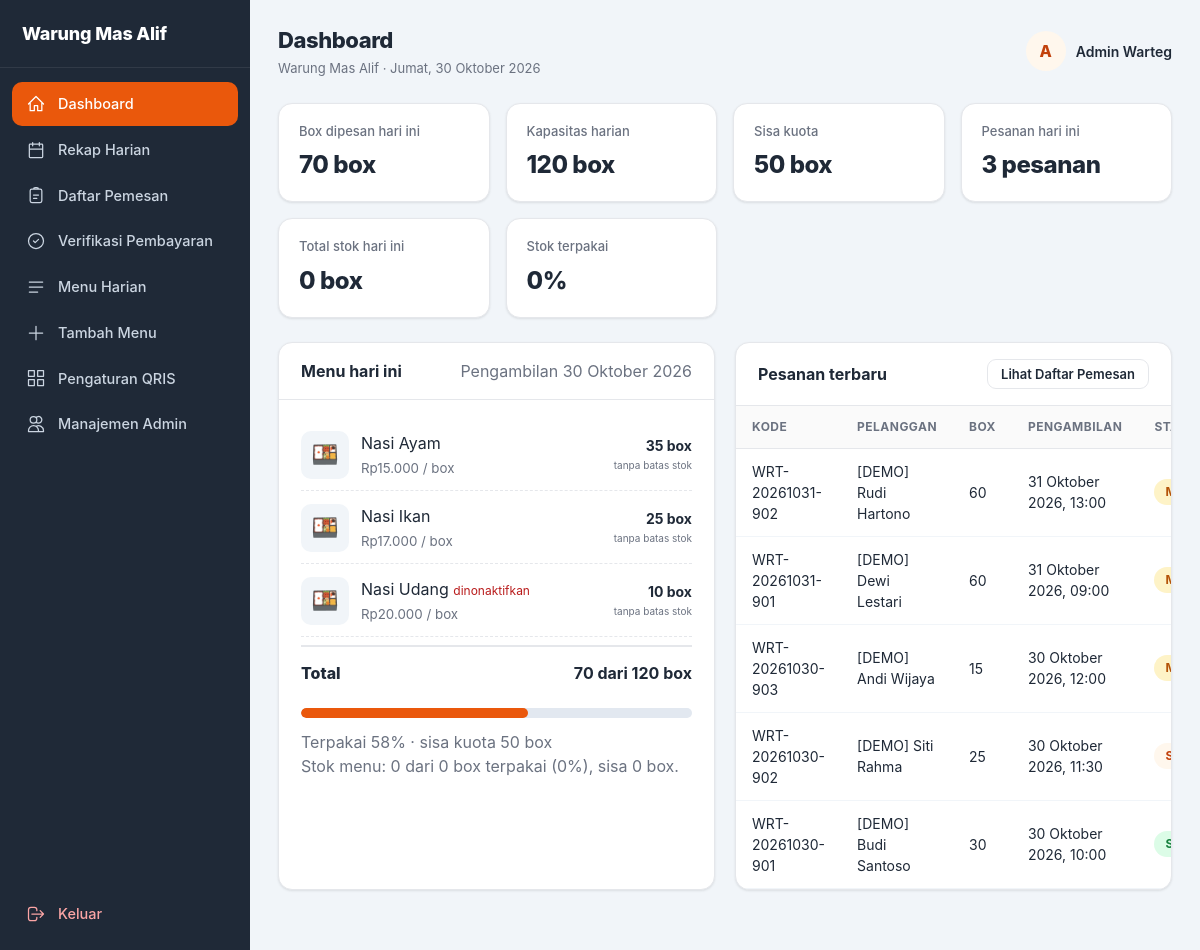
The page /admin/index.php (signed in) on the database its author committed.
### tables this page shows
CREATE TABLE IF NOT EXISTS menu (
  id        INT UNSIGNED NOT NULL AUTO_INCREMENT,
  nama      VARCHAR(100) NOT NULL,
  kategori  ENUM('nasi','lauk','sayur', 'paket a', 'paket b', 'paket c') NOT NULL DEFAULT 'nasi',
  harga     INT UNSIGNED NOT NULL,
  foto      VARCHAR(255) NULL COMMENT 'nama file di folder uploads/menu/',
  aktif     TINYINT(1)   NOT NULL DEFAULT 1,
  PRIMARY KEY (id),
  UNIQUE KEY uq_menu_nama (nama)
);

CREATE TABLE IF NOT EXISTS pesanan (
  id              INT UNSIGNED NOT NULL AUTO_INCREMENT,
  kode            VARCHAR(30)  NOT NULL,
  nama_pelanggan  VARCHAR(100) NOT NULL,
  no_wa           VARCHAR(20)  NOT NULL COMMENT 'format internasional, mis. 6281234567890',
  tanggal_ambil   DATE         NOT NULL,
  jam_ambil       TIME         NOT NULL,
  total_box       INT UNSIGNED NOT NULL,
  total_harga     BIGINT UNSIGNED NOT NULL,
  status          ENUM('Menunggu Konfirmasi','Sedang Dimasak','Siap Diambil')
                  NOT NULL DEFAULT 'Menunggu Konfirmasi',
  dibuat_pada     TIMESTAMP    NOT NULL DEFAULT CURRENT_TIMESTAMP,
  PRIMARY KEY (id),
  UNIQUE KEY uq_pesanan_kode (kode),
  KEY idx_pesanan_tanggal_status (tanggal_ambil, status),
  KEY idx_pesanan_nama (nama_pelanggan),
  CONSTRAINT ck_pesanan_box CHECK (total_box > 0)
);

### includes/auth.php (called while the page is built, shortened)
<?php
function admin_login_id(): int {
    return (int)($_SESSION['admin_id'] ?? 0);
}
function nama_admin(): string { mulai_sesi(); return $_SESSION['admin_nama'] ?? 'Admin'; }
function foto_admin_sesi(): ?string {
    return $_SESSION['admin_foto'] ?? null;
}
function bahasa_aktif(): string { mulai_sesi(); return ($_SESSION['admin_bahasa'] ?? 'id') === 'en' ? 'en' : 'id'; }
function akun_aktif(mysqli $kon): ?array {
    $id = admin_login_id();
    try { return db_row($kon, 'SELECT * FROM admin WHERE id = ?', [$id]); }
    catch (Throwable $e) { error_log('akun_aktif gagal: ' . $e->getMessage()); return null; }
}
function is_owner(?mysqli $kon = null): bool {
    global $kon;
    $a = akun_aktif($kon);
    return (($a['role'] ?? 'admin') === 'owner');
}

### includes/i18n.php (called while the page is built, shortened)
<?php
function daftar_terjemahan(): array {
    static $kamus = null;
    if ($kamus !== null) return $kamus;
    return $kamus;
}
function t(string $kunci, ?string $bahasa = null): string {
    $bahasa = $bahasa ?? bahasa_aktif();
    $kamus  = daftar_terjemahan();
    return $kamus[$bahasa][$kunci] ?? ($kamus['id'][$kunci] ?? $kunci);
}

### includes/pesanan_service.php (called while the page is built, shortened)
<?php
function ringkasan_tanggal(mysqli $kon, string $tgl): array {
    $r = db_row($kon, "SELECT COALESCE(SUM(total_box),0) AS box, COUNT(*) AS pesanan,
            COALESCE(SUM(status='" . STATUS_MENUNGGU . "'),0) AS menunggu,
            COALESCE(SUM(status='" . STATUS_MASAK . "'),0) AS masak,
            COALESCE(SUM(status='" . STATUS_SIAP . "'),0) AS siap
        FROM pesanan WHERE tanggal_ambil = ?", [$tgl]);
    $box = (int)$r['box'];
    return [
        'box' => $box, 'pesanan' => (int)$r['pesanan'], 'menunggu' => (int)$r['menunggu'],
        'masak' => (int)$r['masak'], 'siap' => (int)$r['siap'],
        'sisa' => max(0, KAPASITAS_HARIAN - $box),
        'persen' => min(100, (int)round($box / KAPASITAS_HARIAN * 100)),
        'level' => $box >= KAPASITAS_HARIAN ? 'penuh' : ($box >= KAPASITAS_HARIAN * 0.8 ? 'hampir' : 'aman'),
    ];
}

### admin/index.php (the view, shortened to what this page needs)
<?php
require_once __DIR__ . '/../includes/bootstrap.php';
$hari = date('Y-m-d');
$r = ringkasan_tanggal($kon, $hari);
$menu = db_all($kon, "SELECT m.id, m.nama, m.kategori, m.harga, COALESCE(mh.foto, m.foto) AS foto,
        COALESCE(mh.tersedia, 0) AS tersedia, mh.stok, COALESCE(x.jml, 0) AS jumlah
    FROM menu m
    LEFT JOIN menu_harian mh ON mh.menu_id = m.id AND mh.tanggal = ?
    LEFT JOIN (SELECT d.menu_id, SUM(d.jumlah) AS jml FROM detail_pesanan d
               JOIN pesanan p ON p.id = d.pesanan_id WHERE p.tanggal_ambil = ? GROUP BY d.menu_id) x ON x.menu_id = m.id
    WHERE mh.tersedia = 1 OR x.jml > 0
    ORDER BY FIELD(m.kategori,'nasi','lauk','sayur', 'paket a', 'paket b', 'paket c'), m.nama", [$hari, $hari]);
$terbaru = db_all($kon, 'SELECT id, kode, nama_pelanggan, total_box, tanggal_ambil, jam_ambil, status
    FROM pesanan ORDER BY dibuat_pada DESC, id DESC LIMIT 6');
$totalStok = 0; $totalStokTerjual = 0;
foreach ($menu as $m) {
    if ($m['stok'] === null) continue;
    $totalStok += (int)$m['stok'];
    $totalStokTerjual += (int)$m['jumlah'];
}
$persenStok = $totalStok > 0 ? min(100, (int)round($totalStokTerjual / $totalStok * 100)) : 0;
$sisaStok = max(0, $totalStok - $totalStokTerjual);
$judul = 'Dashboard';
$menu_aktif = 'dashboard';
require __DIR__ . '/../includes/layout_atas.php';
$kartu = [
    ['Box dipesan hari ini', $r['box'] . ' box', ''],
    ['Kapasitas harian', KAPASITAS_HARIAN . ' box', ''],
    ['Sisa kuota', $r['sisa'] . ' box', $r['level'] === 'penuh' ? 'kartu-merah' : ($r['level'] === 'hampir' ? 'kartu-kuning' : '')],
    ['Pesanan hari ini', $r['pesanan'] . ' pesanan', ''],
    ['Total stok hari ini', $totalStok . ' box', ''],
    ['Stok terpakai', $persenStok . '%', $persenStok >= 100 ? 'kartu-merah' : ($persenStok >= 80 ? 'kartu-kuning' : '')],
];
?>
<section class="grid-kartu">
    <?php foreach ($kartu as [$label, $nilai, $kelas]): ?>
        <div class="kartu-stat <?= e($kelas) ?>"><span><?= e($label) ?></span><strong><?= e($nilai) ?></strong></div>
    <?php endforeach; ?>
</section>
<section class="grid-dua">
    <div class="kolom-kiri">
        <div class="content-card">
            <div class="card-header"><h2>Menu hari ini</h2><span class="teks-redup">Pengambilan <?= e(tanggal_id($hari, false)) ?></span></div>
            <div class="card-body">
                <?php if (!$menu): ?>
                    <p class="kosong">Belum ada menu hari ini. <a href="<?= e(url('admin/tambah_menu.php')) ?>">Tambah menu</a> terlebih dahulu.</p>
                <?php else: ?>
                    <ul class="daftar-menu">
                        <?php foreach ($menu as $m):
                            $stokMenu = $m['stok'] === null ? null : (int)$m['stok'];
                            $sisaMenu = $stokMenu === null ? null : max(0, $stokMenu - (int)$m['jumlah']); ?>
                            <li>
                                <span class="menu-item">
                                    <span class="menu-thumb">
                                        <?php if (!empty($m['foto'])): ?>
                                            <img src="<?= e(url('uploads/menu/' . rawurlencode($m['foto']))) ?>" alt="<?= e($m['nama']) ?>">
                                        <?php else: ?><span aria-hidden="true">🍱</span><?php endif; ?>
                                    </span>
                                    <span>
                                        <?= e($m['nama']) ?><?php if (!$m['tersedia']): ?> <em class="tag-nonaktif">dinonaktifkan</em><?php endif; ?><br>
                                        <small class="teks-redup"><?= e(rupiah($m['harga'])) ?> / box</small>
                                    </span>
                                </span>
                                <span class="menu-hitungan">
                                    <?php if ($stokMenu === null): ?>
                                        <strong><?= (int)$m['jumlah'] ?> box</strong><br>
                                        <small class="teks-redup">tanpa batas stok</small>
                                    <?php elseif ($sisaMenu === 0 && (int)$m['jumlah'] >= $stokMenu): ?>
                                        <span class="stok-habis">Stok habis</span><br>
                                        <small class="teks-redup"><?= (int)$m['jumlah'] ?> / <?= $stokMenu ?> box</small>
                                    <?php else: ?>
                                        <strong>sisa <?= $sisaMenu ?> box</strong><br>
                                        <small class="teks-redup <?= $sisaMenu <= $stokMenu * 0.2 ? 'stok-tipis' : '' ?>">dipesan <?= (int)$m['jumlah'] ?> dari <?= $stokMenu ?></small>
                                    <?php endif; ?>
                                </span>
                            </li>
                        <?php endforeach; ?>
                        <li class="total"><span>Total</span><strong><?= $r['box'] ?> dari <?= KAPASITAS_HARIAN ?> box</strong></li>
                    </ul>
                <?php endif; ?>
                <div class="progress" role="progressbar" aria-valuenow="<?= $r['persen'] ?>" aria-valuemin="0" aria-valuemax="100">
                    <div class="progress-bar level-<?= e($r['level']) ?>" style="width: <?= $r['persen'] ?>%"></div>
                </div>
                <p class="teks-redup">Terpakai <?= $r['persen'] ?>% &middot; sisa kuota <?= $r['sisa'] ?> box</p>
                <p class="teks-redup">Stok menu: <?= $totalStokTerjual ?> dari <?= $totalStok ?> box terpakai (<?= $persenStok ?>%), sisa <?= $sisaStok ?> box.</p>
            </div>
        </div>
    </div>
    <div class="content-card">
        <div class="card-header"><h2>Pesanan terbaru</h2><a class="btn btn-secondary btn-kecil" href="<?= e(url('admin/pemesan.php')) ?>">Lihat Daftar Pemesan</a></div>
        <?php if (!$terbaru): ?>
            <p class="kosong">Belum ada pesanan masuk.</p>
        <?php else: ?>
        <div class="table-wrapper"><table>
            <thead><tr><th>Kode</th><th>Pelanggan</th><th>Box</th><th>Pengambilan</th><th>Status</th></tr></thead>
            <tbody>
            <?php foreach ($terbaru as $p): ?>
                <tr>
                    <td><?= e($p['kode']) ?></td>
                    <td><?= e($p['nama_pelanggan']) ?></td>
                    <td><?= (int)$p['total_box'] ?></td>
                    <td><?= e(tanggal_id($p['tanggal_ambil'], false)) ?>, <?= e(jam_pendek($p['jam_ambil'])) ?></td>
                    <td><?= badge_status($p['status']) ?></td>
                </tr>
            <?php endforeach; ?>
            </tbody>
        </table></div>
        <?php endif; ?>
    </div>
</section>
<?php require __DIR__ . '/../includes/layout_bawah.php';

### includes/layout_atas.php (shortened to what this page needs)
<?php
$navigasi = [
    'dashboard' => ['nav.dashboard', 'admin/index.php',       'M3 12l9-9 9 9M5 10v10h5v-6h4v6h5V10'],
    'rekap'     => ['nav.rekap',     'admin/rekap.php',       'M8 7V3m8 4V3M4 11h16M5 5h14a1 1 0 011 1v14a1 1 0 01-1 1H5a1 1 0 01-1-1V6a1 1 0 011-1z'],
    'pemesan'   => ['nav.pemesan',   'admin/pemesan.php',     'M9 5H7a2 2 0 00-2 2v12a2 2 0 002 2h10a2 2 0 002-2V7a2 2 0 00-2-2h-2M9 5a2 2 0 012-2h2a2 2 0 012 2M9 5h6M9 12h6M9 16h4'],
    'verifikasi'=> ['nav.verifikasi','admin/verifikasi.php',  'M9 12l2 2 4-4m6 2a9 9 0 11-18 0 9 9 0 0118 0z'],
    'menu'      => ['nav.menu',      'admin/menu_harian.php', 'M4 6h16M4 12h16M4 18h10'],
    'tambah'    => ['nav.tambah',    'admin/tambah_menu.php', 'M12 4v16m8-8H4'],
    'qris'      => ['nav.qris',      'admin/qris.php',        'M3 3h7v7H3zM14 3h7v7h-7zM14 14h7v7h-7zM3 14h7v7H3z'],
    'admin'     => ['nav.admin',     'admin/admin.php',       'M12 4.354a4 4 0 110 5.292M15 21H3v-1a6 6 0 0112 0v1zm0 0h6v-1a6 6 0 00-9-5.197M13 7a4 4 0 11-8 0 4 4 0 018 0z'],
];
$nama_saya       = nama_admin();
$foto_saya_nama  = foto_admin_sesi();
$url_foto_saya   = url_foto_admin($foto_saya_nama);
$inisial_saya    = inisial_dari($nama_saya);
$profil_saya_url = url('admin/profil.php');
$bahasa_ui       = bahasa_aktif();
$pemilik         = is_owner($kon ?? null);
?><!DOCTYPE html>
<html lang="<?= e($bahasa_ui) ?>">
<head>
    <link rel="stylesheet" href="<?= e(url('assets/css/admin.css')) ?>">
</head>
<body>
<aside class="sidebar" id="sidebar">
    <div class="logo-section"><?= e(NAMA_WARTEG) ?></div>
    <nav class="nav-menu">
        <?php foreach ($navigasi as $kunci => [$kunci_label, $href, $ikon]): ?>
            <a href="<?= e(url($href)) ?>" class="nav-item<?= $kunci === $menu_aktif ? ' active' : '' ?>">
                <svg fill="none" stroke="currentColor" viewBox="0 0 24 24" aria-hidden="true"><path stroke-linecap="round" stroke-linejoin="round" stroke-width="1.5" d="<?= e($ikon) ?>"/></svg>
                <span><?= e(t($kunci_label, $bahasa_ui)) ?></span>
            </a>
        <?php endforeach; ?>
        <a href="<?= e(url('admin/logout.php')) ?>" class="nav-item nav-keluar">
            <svg fill="none" stroke="currentColor" viewBox="0 0 24 24" aria-hidden="true"><path stroke-linecap="round" stroke-linejoin="round" stroke-width="1.5" d="M17 16l4-4m0 0l-4-4m4 4H7m6 4v1a3 3 0 01-3 3H6a3 3 0 01-3-3V7a3 3 0 013-3h4a3 3 0 013 3v1"/></svg>
            <span><?= e(t('nav.keluar', $bahasa_ui)) ?></span>
        </a>
    </nav>
</aside>
<div class="main-content">
    <header class="topbar">
        <div class="topbar-judul">
            <h1><?= e($judul) ?></h1>
            <p><?= e(NAMA_WARTEG) ?> &middot; <?= e(tanggal_id(date('Y-m-d'))) ?></p>
        </div>
        <div class="topbar-admin">
            <span class="topbar-foto" role="button" tabindex="0" title="<?= e(t('topbar.foto', $bahasa_ui)) ?>"
                  <?= $url_foto_saya ? 'data-lightbox="' . e($url_foto_saya) . '"' : '' ?>>
                <?php if ($url_foto_saya): ?>
                    <img src="<?= e($url_foto_saya) ?>" alt="<?= e(t('topbar.foto', $bahasa_ui)) ?> <?= e($nama_saya) ?>" class="avatar">
                <?php else: ?>
                    <span class="avatar avatar-inisial" aria-hidden="true"><?= e($inisial_saya) ?></span>
                <?php endif; ?>
            </span>
            <a href="<?= e($profil_saya_url) ?>" class="admin-nama" title="<?= e(t('topbar.profil', $bahasa_ui)) ?>"><?= e($nama_saya) ?></a>
        </div>
    </header>

### admin/index.php (style rules this page uses)
.kolom-kiri { display: grid; gap: 20px; }
.menu-item { display: flex; align-items: center; gap: 12px; }
.menu-thumb { width: 48px; height: 48px; border-radius: 10px; background: #f1f5f9; display: grid; place-items: center; font-size: 22px; overflow: hidden; flex: none; }
.daftar-menu li { align-items: center; }
.daftar-menu .menu-hitungan { text-align: right; font-size: 12px; line-height: 1.5; }
.daftar-menu .menu-hitungan strong { font-size: 14px; }

### rows shown on the page
menu: nama "Nasi Ayam", harga "Rp15.000", jumlah "35"
menu: nama "Nasi Ikan", harga "Rp17.000", jumlah "25"
menu: nama "Nasi Udang", shows "dinonaktifkan", harga "Rp20.000", jumlah "10"
pesanan: kode "WRT-20261031-902", nama_pelanggan "[DEMO] Rudi Hartono", total_box "60", tanggal_ambil "31 Oktober 2026", jam_ambil "13:00"
pesanan: kode "WRT-20261031-901", nama_pelanggan "[DEMO] Dewi Lestari", total_box "60", tanggal_ambil "31 Oktober 2026", jam_ambil "09:00"
pesanan: kode "WRT-20261030-903", nama_pelanggan "[DEMO] Andi Wijaya", total_box "15", tanggal_ambil "30 Oktober 2026", jam_ambil "12:00"
pesanan: kode "WRT-20261030-902", nama_pelanggan "[DEMO] Siti Rahma", total_box "25", tanggal_ambil "30 Oktober 2026", jam_ambil "11:30"
pesanan: kode "WRT-20261030-901", nama_pelanggan "[DEMO] Budi Santoso", total_box "30", tanggal_ambil "30 Oktober 2026", jam_ambil "10:00"

### other values the page prints
NAMA_WARTEG "Warung Mas Alif"
t($kunci_label, $bahasa_ui) "Dashboard"
t($kunci_label, $bahasa_ui) "Rekap Harian"
t($kunci_label, $bahasa_ui) "Daftar Pemesan"
t($kunci_label, $bahasa_ui) "Verifikasi Pembayaran"
t($kunci_label, $bahasa_ui) "Menu Harian"
t($kunci_label, $bahasa_ui) "Tambah Menu"
t($kunci_label, $bahasa_ui) "Pengaturan QRIS"
t($kunci_label, $bahasa_ui) "Manajemen Admin"
t('nav.keluar', $bahasa_ui) "Keluar"
$judul "Dashboard"
$inisial_saya "A"
$nama_saya "Admin Warteg"
$label "Box dipesan hari ini"
$nilai "70 box"
